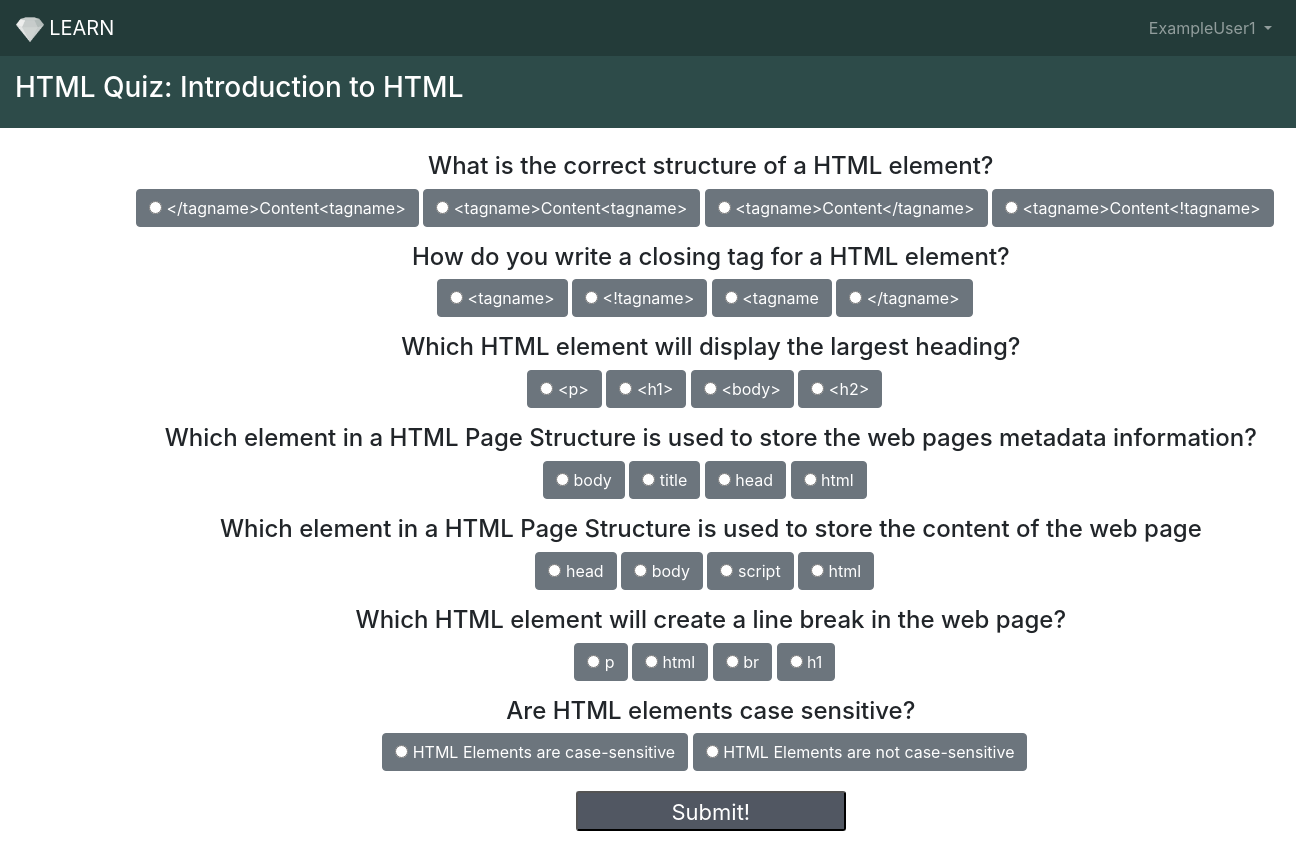
The page /dashboard/ExampleUser1/course/11111/quiz/131/ (signed in) on the database its author committed.
### application.py (models this page shows, shortened)
class User(UserMixin, db.Model):
    __tablename__ = 'user'
    id = db.Column(db.Integer, primary_key=True)
    firstname = db.Column('firstname', db.String(20), index=True)
    lastname = db.Column('lastname', db.String(20), index=True)
    email = db.Column('email', db.String(50), unique=True, index=True)
    username = db.Column('username', db.String(20), unique=True, index=True)
    password = db.Column('password', db.String(20))

class LessonData(db.Model):
    __tablename__ = "lessondata"
    lessonid = db.Column('lessonid', db.Integer, unique=True, index=True, primary_key=True)
    lessonname = db.Column('lessonname', db.String(30), index=True)
    lessontype = db.Column('lessontype', db.String(30), index=True)
    courseid = db.Column('courseid', db.Integer, db.ForeignKey('course.courseid'), index=True)

### application.py (the view, shortened to what this page needs)
@app.route('/dashboard/<username>/course/<courseid>/quiz/<lessonid>/', methods=['GET', 'POST'])
@login_required #user must be logged in
def quizTemplate(username, courseid, lessonid):
    if username != current_user.username: #stops user accessing other users quiz page
        return redirect(url_for('.dashboard', username=current_user.username))
    username=User.query.filter_by(username=username).first()
    courseid=Course.query.filter_by(courseid=courseid).first()
    lessonData = LessonData.query.filter_by(lessonid=lessonid).first()
    if lessonid == lessonid:
        with open ('static/quiz/%s.json' %lessonid) as jsonQuizData:
            quiz_data = json.load(jsonQuizData) #loads json data for quiz
        for quiz_questions in quiz_data:
            quiz_questions = quiz_questions['quiz']
    questions = copy.deepcopy(quiz_questions)
    answerArray = [] #array to store all of the correct answers within the Quiz
    for j in questions:
        answer = questions[j][0] #the correct answer will always be the first index in the json file
        answerArray.append(answer) #adds the answers to teh array
    print (answerArray) #error checking
    for i in questions.keys():
        random.shuffle(questions[i]) #random.shuffle is used to shuffle the position of the answers in the webpage so the user does not know what is the correct answer
    return render_template('quiz.html', questions=questions, username=username, courseid=courseid, lesson=LessonData.query.filter_by(lessonid=lessonid, lessontype='Quiz').first())

### application.py (called while the page is built)
@login_manager.user_loader
def load_user(user_id):
    return User.query.filter(User.id == int (user_id)).first()

### templates/quiz.html (shortened to what this page needs)
<html>
<head>
<link rel="stylesheet" href="https://maxcdn.bootstrapcdn.com/bootstrap/4.0.0/css/bootstrap.min.css">
</head>
<body>
<nav class="navbar navbar-expand-sm navbar-dark" style="background-color: #233b39;">
  <a class="navbar-brand" href="#"><img src="/static/img/logo_transparent.png" height="27.5" class="logo"> LEARN</a>
  <div class="collapse navbar-collapse" id="navbarSupportedContent">
    <ul class="navbar-nav ml-auto">
      <li class="nav-item active">
      <li class="nav-item dropdown">
        <a class="nav-link dropdown-toggle" href="#" id="navbarDropdown" role="button" data-toggle="dropdown" aria-haspopup="true" aria-expanded="false">
		{{username.username}}
        </a>
      </li>
    </ul>
  </div>
</nav>
	<div class="quiz">
		<div class="heading">
		<h3>{{lesson.lessonname}}</h3>
		</div>
		<br>
		<form method='POST'>
		<div class="questions">
		{% for i in questions %}
		<h4>{{i}}</h4>
		<fieldset>
		<div class="form-check form-check-inline" data-toggle="buttons">
		<label class="radio-inline">
		{% for j in questions[i] %}
		<label class="btn btn-secondary">
			<input type="radio" value="{{j}}" name="{{i}}" autocomplete="off" required> {{j}}
  		</label>
				{% endfor %}
			</label>
		</div>
		</fieldset>
		{% endfor %}
			<input type="submit" class="button" value="Submit!" />
		</div>
	</form>
		</div>
</body>
</html>

### templates/quiz.html (style rules this page uses)
.questions { display: inline-block; text-align: center; position:relative; left:17vh; }
.heading { background-color: 2d4b49; padding-top:15px; padding-bottom:15px; padding-left:15px; color:white; }
.button { border-radius:3px; padding 14px 40px; width: 270px; height: 40px; font-size: 22px; margin: 4px 2px; display: inline-block; background-color: 515762; color: white; padding-top:3px; }

### rows shown on the page
User: username "ExampleUser1"
LessonData: lessonname "HTML Quiz: Introduction to HTML"

### other values the page prints
{{ i }} "What is the correct structure of a HTML element?" "How do you write a closing tag for a HTML element?" "Which HTML element will display the largest heading?" "Which element in a HTML Page Structure is used to store the web pages metadata information?" "Which element in a HTML Page Structure is used to store the content of the web page" "Which HTML element will create a line break in the web page?" "Are HTML elements case sensitive?"
{{ j }} "</tagname>Content<tagname>" "<tagname>Content<tagname>" "<tagname>Content</tagname>" "<tagname>Content<!tagname>" "<tagname>" "<!tagname>" "<tagname" "</tagname>" "<p>" "<h1>" "<body>" "<h2>" "body" "title" "head" "html" "head" "body" "script" "html" "p" "html" "br" "h1" "HTML Elements are case-sensitive" "HTML Elements are not case-sensitive"
